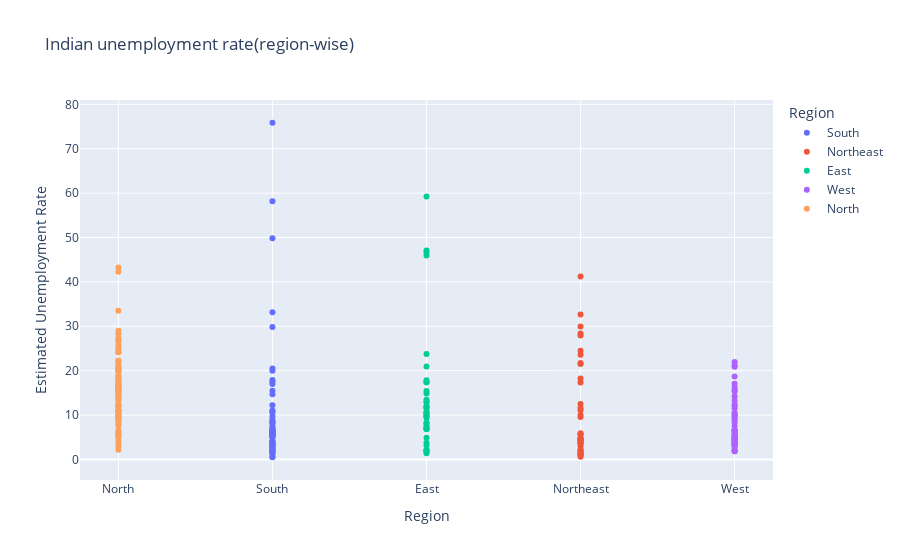

Notebook source saved alongside this figure:
### Markdown cell above
# Analysing data by scatter plot

### Code cell
fg=px.scatter(df,x='Region',y='Estimated Unemployment Rate',title='Indian unemployment rate(region-wise)',template='plotly',color='Region')
fg.update_layout(xaxis={'categoryorder':'total descending'})
fg.show()

### Figure 1 — Plotly figure (JSON) as saved in the notebook; plotly's stock layout.template omitted (floating-point values rounded to 4 significant figures)
{"data": [{"hovertemplate": "Region=%{x}<br>Estimated Unemployment Rate=%{y}<extra></extra>", "legendgroup": "South", "marker": {"color": "#636efa", "symbol": "circle"}, "mode": "markers", "name": "South", "orientation": "v", "showlegend": true, "type": "scatter", "x": ["South", "South", "South", "South", "South", "South", "South", "South", "South", "South", "South", "South", "South", "South", "South", "South", "South", "South", "South", "South", "South", "South", "South", "South", "South", "South", "South", "South", "South", "South", "South", "South", "South", "South", "South", "South", "South", "South", "South", "South", "South", "South", "South", "South", "South", "South", "South", "South", "South", "South", "South", "South", "South", "South", "South", "South", "South", "South", "South", "South"], "xaxis": "x", "y": [5.48, 5.83, 5.79, 20.51, 17.43, 3.31, 8.34, 6.96, 6.4, 6.59, 2.86, 3.61, 3.46, 29.84, 19.97, 8.44, 4.01, 0.5, 2.41, 1.58, 5.31, 7.6, 8.99, 16.99, 17.88, 9.71, 7.09, 10.98, 5.91, 3.88, 0.58, 1.76, 1.2, 75.85, 58.19, 4.24, 15.47, 5.05, 10.9, 6.18, 1.57, 2.09, 6.4, 49.83, 33.16, 12.2, 6.81, 2.65, 5, 2.16, 5.49, 8.29, 5.77, 6.25, 14.7, 10.55, 5.36, 5.79, 3.27, 2.86], "yaxis": "y"}, {"hovertemplate": "Region=%{x}<br>Estimated Unemployment Rate=%{y}<extra></extra>", "legendgroup": "Northeast", "marker": {"color": "#EF553B", "symbol": "circle"}, "mode": "markers", "name": "Northeast", "orientation": "v", "showlegend": true, "type": "scatter", "x": ["Northeast", "Northeast", "Northeast", "Northeast", "Northeast", "Northeast", "Northeast", "Northeast", "Northeast", "Northeast", "Northeast", "Northeast", "Northeast", "Northeast", "Northeast", "Northeast", "Northeast", "Northeast", "Northeast", "Northeast", "Northeast", "Northeast", "Northeast", "Northeast", "Northeast", "Northeast", "Northeast", "Northeast", "Northeast", "Northeast", "Northeast", "Northeast", "Northeast", "Northeast", "Northeast", "Northeast", "Northeast", "Northeast"], "xaxis": "x", "y": [4.66, 4.41, 4.77, 11.06, 9.55, 0.6, 3.77, 5.53, 1.19, 3.02, 1.66, 3.59, 1.58, 10.03, 5.92, 1.15, 2.1, 3.74, 4.29, 4.6, 23.57, 2.28, 24.51, 4.46, 4.45, 12.49, 5.7, 0.88, 32.67, 28.4, 29.95, 41.23, 21.51, 21.71, 18.24, 27.92, 17.35, 11.57], "yaxis": "y"}, {"hovertemplate": "Region=%{x}<br>Estimated Unemployment Rate=%{y}<extra></extra>", "legendgroup": "East", "marker": {"color": "#00cc96", "symbol": "circle"}, "mode": "markers", "name": "East", "orientation": "v", "showlegend": true, "type": "scatter", "x": ["East", "East", "East", "East", "East", "East", "East", "East", "East", "East", "East", "East", "East", "East", "East", "East", "East", "East", "East", "East", "East", "East", "East", "East", "East", "East", "East", "East", "East", "East", "East", "East", "East", "East", "East", "East", "East", "East", "East", "East"], "xaxis": "x", "y": [10.61, 10.29, 15.43, 46.64, 45.96, 17.82, 12.79, 13.44, 11.91, 9.82, 10.61, 11.85, 8.23, 47.09, 59.23, 20.95, 7.63, 9.76, 8.24, 11.8, 1.9, 3.12, 13.08, 23.76, 11.41, 3.77, 1.88, 1.42, 2.1, 2.18, 6.94, 4.92, 6.92, 17.41, 17.41, 7.29, 6.83, 14.87, 9.35, 9.98], "yaxis": "y"}, {"hovertemplate": "Region=%{x}<br>Estimated Unemployment Rate=%{y}<extra></extra>", "legendgroup": "West", "marker": {"color": "#ab63fa", "symbol": "circle"}, "mode": "markers", "name": "West", "orientation": "v", "showlegend": true, "type": "scatter", "x": ["West", "West", "West", "West", "West", "West", "West", "West", "West", "West", "West", "West", "West", "West", "West", "West", "West", "West", "West", "West", "West", "West", "West", "West", "West", "West", "West", "West", "West", "West", "West", "West", "West", "West", "West", "West", "West", "West", "West", "West", "West", "West", "West", "West", "West", "West", "West", "West", "West", "West"], "xaxis": "x", "y": [9.65, 8.38, 7.54, 3.41, 10.5, 14.23, 10.27, 5.63, 1.96, 6.62, 8.89, 2.81, 5.25, 13.31, 21.25, 9.96, 17.07, 16.21, 15.38, 11.54, 5.54, 6.38, 6.66, 18.71, 12.11, 3.2, 1.84, 1.87, 3.42, 4.03, 4.11, 4.57, 2.22, 12.36, 21.98, 6.48, 5.08, 4.7, 3.91, 3.13, 4.95, 4.69, 5.79, 20.9, 15.46, 9.23, 3.89, 6.23, 4.55, 4.1], "yaxis": "y"}, {"hovertemplate": "Region=%{x}<br>Estimated Unemployment Rate=%{y}<extra></extra>", "legendgroup": "North", "marker": {"color": "#FFA15A", "symbol": "circle"}, "mode": "markers", "name": "North", "orientation": "v", "showlegend": true, "type": "scatter", "x": ["North", "North", "North", "North", "North", "North", "North", "North", "North", "North", "North", "North", "North", "North", "North", "North", "North", "North", "North", "North", "North", "North", "North", "North", "North", "North", "North", "North", "North", "North", "North", "North", "North", "North", "North", "North", "North", "North", "North", "North", "North", "North", "North", "North", "North", "North", "North", "North", "North", "North", "North", "North", "North", "North", "North", "North", "North", "North", "North", "North", "North", "North", "North", "North", "North", "North", "North", "North", "North", "North", "North", "North", "North", "North", "North", "North", "North", "North", "North"], "xaxis": "x", "y": [22.23, 14.84, 17.04, 16.68, 42.27, 18.19, 20.3, 13.79, 12.53, 6.27, 20.34, 25.77, 25.05, 43.22, 29.02, 26.7, 24.18, 33.5, 19.68, 27.31, 16.83, 16.84, 18.76, 2.2, 26.95, 13.47, 24.31, 15.79, 12.04, 13.46, 21.08, 20.78, 15.5, 18.74, 17.92, 10.88, 11.09, 16.17, 16.14, 11.11, 10.97, 10.32, 2.86, 28.33, 16.55, 9.19, 10.99, 9.61, 9.88, 10.97, 15.16, 11.9, 17.7, 15.74, 14.39, 15.81, 17.51, 15.35, 24.15, 7.58, 8.98, 10.11, 21.54, 20.41, 9.47, 5.56, 5.79, 4.18, 3.75, 5.49, 4.99, 19.85, 6.48, 8.01, 8.61, 12.38, 14.26, 22.26, 9.23], "yaxis": "y"}], "layout": {"legend": {"title": {"text": "Region"}, "tracegroupgap": 0}, "title": {"text": "Indian unemployment rate(region-wise)"}, "xaxis": {"anchor": "y", "categoryarray": ["South", "Northeast", "East", "West", "North"], "categoryorder": "total descending", "domain": [0, 1], "title": {"text": "Region"}}, "yaxis": {"anchor": "x", "domain": [0, 1], "title": {"text": "Estimated Unemployment Rate"}}}}
